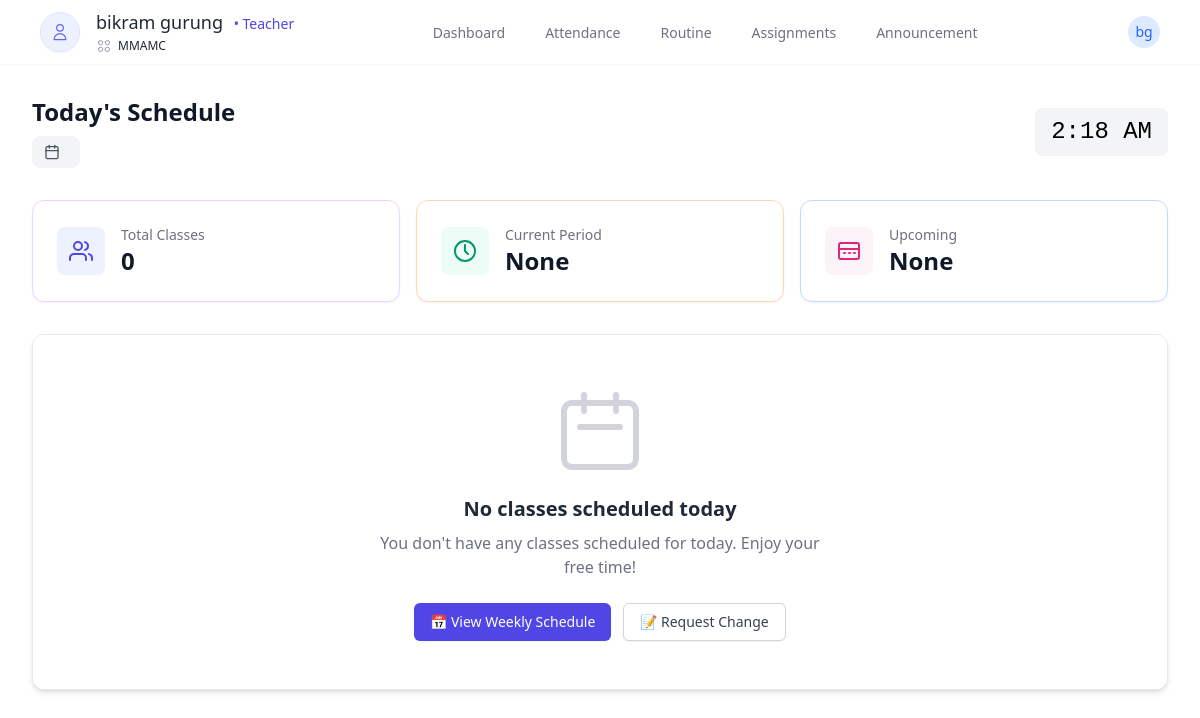
The page /routine/ (signed in) on the database as committed earlier.
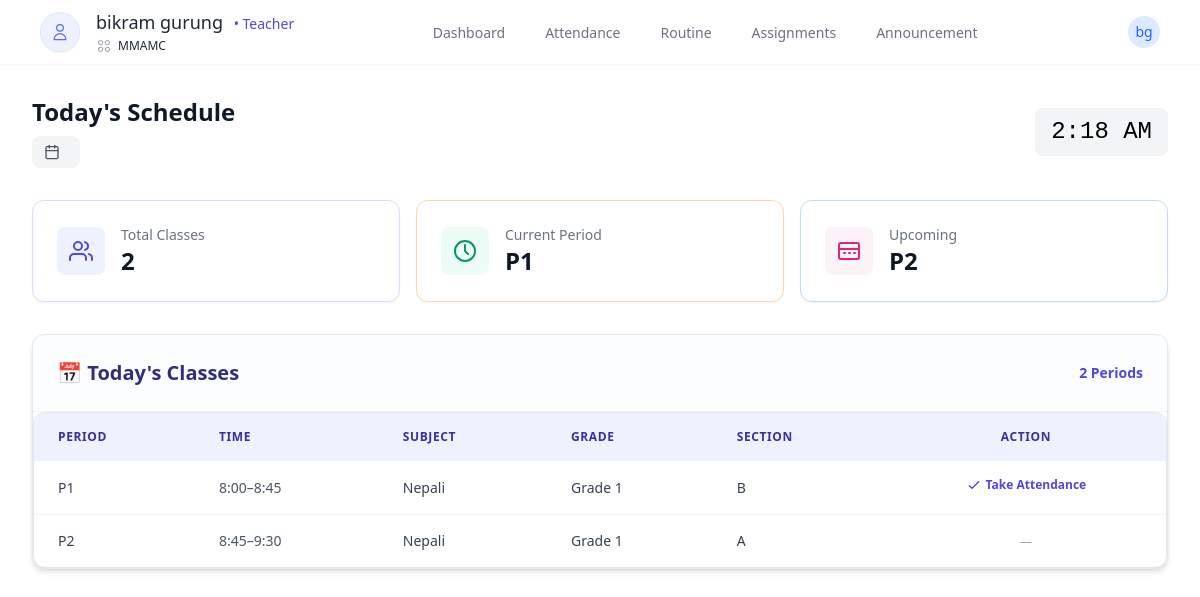
The same page on the database as committed later.
### school/models.py (models this page shows, shortened)
class Routine(models.Model):
    DAY_CHOICES = [
        ("Sunday", "Sunday"),
        ("Monday", "Monday"),
        ("Tuesday", "Tuesday"),
        ("Wednesday", "Wednesday"),
        ("Thursday", "Thursday"),
        ("Friday", "Friday"),
    ]
    day = models.CharField(max_length=10, choices=DAY_CHOICES)
    period_number = models.PositiveIntegerField()
    subject = models.ForeignKey(Subjects, on_delete=models.CASCADE)
    teacher = models.ForeignKey(TeacherProfile, on_delete=models.CASCADE)
    grade = models.ForeignKey(Grade, on_delete=models.CASCADE)
    section = models.ForeignKey(Section, on_delete=models.CASCADE)
    school = models.ForeignKey(School, on_delete=models.CASCADE)
    class Meta:
        unique_together = ['day', 'period_number', 'grade', 'section', 'school']

class Subjects(models.Model):
    name = models.CharField(max_length=50)
    school = models.ForeignKey(School, on_delete=models.CASCADE, related_name='subjects')
    grade = models.ForeignKey(Grade, on_delete=models.CASCADE, related_name='subjects', null=True, blank=True)

class Grade(models.Model):
    school = models.ForeignKey(School, on_delete=models.CASCADE)
    grade_number = models.PositiveIntegerField(blank=True, null=True)
    name = models.CharField(max_length=20, blank=True, null=True)
    class Meta:
        unique_together = ('school', 'name', 'grade_number')

class Section(models.Model):
    school = models.ForeignKey(School, on_delete=models.CASCADE)
    grade = models.ForeignKey(Grade, on_delete=models.CASCADE, related_name='sections', null=True, blank=True)
    name = models.CharField(max_length=10)
    class Meta:
        unique_together = ('grade', 'name',)

### dashboard/views.py (the view)
# urls.py: path('routine/', teacher_routine_view, name='teacher_routine'),
def teacher_routine_view(request):
    if request.user.is_teacher:
        teacher_profile = get_object_or_404(TeacherProfile, user=request.user)
        today = datetime.today().strftime('%A')
        routines = Routine.objects.filter(
            teacher=teacher_profile,
            day=today
        ).order_by('period_number')
        return render(request, 'dashboard/teachers/teacher_routine.html', {
            'routines': routines,
            'today': today,
        })
    else:
        return render(request, 'not_authorized.html')

### dashboard/templatetags/custom_tags.py (called while the page is built)
@register.filter
def short_school_name(value):
    words = value.split()
    if len(words) >= 4:
        return f"{words[0]} {words[1]} {words[-1]}"
    return value

### dashboard/templates/dashboard/teachers/teacher_routine.html (shortened to what the changed rows need)
{% extends "dashboard/base.html" %}
{% block content %}
<div class="max-w-7xl mx-auto px-4 sm:px-6 lg:px-8 py-8">
  <div class="flex flex-col md:flex-row justify-between items-start md:items-center gap-4 mb-8">
    <div>
      <h1 class="text-2xl font-bold text-gray-900">Today's Schedule</h1>
    </div>
  </div>
  <div class="grid grid-cols-1 sm:grid-cols-2 lg:grid-cols-3 gap-4 mb-8">
    <div class="bg-white p-6 rounded-xl shadow-sm border border-purple-200 hover:shadow-md transition-shadow duration-200">
      <div class="flex items-center gap-4">
        <div>
          <p class="text-sm font-medium text-gray-500">Total Classes</p>
          <p class="text-2xl font-semibold text-gray-900">{{ routines|length }}</p>
        </div>
      </div>
    </div>
    <div class="bg-white p-6 rounded-xl shadow-sm border border-orange-200 hover:shadow-md transition-shadow duration-200">
      <div class="flex items-center gap-4">
        <div>
          <p class="text-sm font-medium text-gray-500">Current Period</p>
          <p class="text-2xl font-semibold text-gray-900">{% if routines %}P{{ routines.0.period_number }}{% else %}None{% endif %}</p>
        </div>
      </div>
    </div>
    <div class="bg-white p-6 rounded-xl shadow-sm border border-blue-200 hover:shadow-md transition-shadow duration-200">
      <div class="flex items-center gap-4">
        <div>
          <p class="text-sm font-medium text-gray-500">Upcoming</p>
          <p class="text-2xl font-semibold text-gray-900">{% if routines|length > 1 %}P{{ routines.1.period_number }}{% else %}None{% endif %}</p>
        </div>
      </div>
    </div>
  </div>
  <div class="bg-white rounded-xl shadow-md overflow-hidden border border-gray-200">
      {% if routines %}
      <div class="p-6 border-b border-gray-100 bg-indigo-50/20">
        <div class="flex justify-between items-center">
          <h2 class="text-xl font-bold text-indigo-900">📅 Today's Classes</h2>
          <span class="text-sm font-semibold text-indigo-600">{{ routines|length }} Period{{ routines|pluralize }}</span>
        </div>
      </div>
      <div class="overflow-x-auto rounded-xl shadow border border-gray-200 bg-white">
  <table class="min-w-full text-sm text-gray-700">
    <thead class="bg-indigo-50 text-indigo-800 text-left text-xs uppercase tracking-wider">
      <tr>
        <th class="px-6 py-4 font-semibold">Period</th>
        <th class="px-6 py-4 font-semibold">Time</th>
        <th class="px-6 py-4 font-semibold">Subject</th>
        <th class="px-6 py-4 font-semibold">Grade</th>
        <th class="px-6 py-4 font-semibold">Section</th>
        <th class="px-6 py-4 font-semibold text-center">Action</th>
      </tr>
    </thead>
    <tbody class="divide-y divide-gray-100">
      {% for r in routines %}
      <tr class="hover:bg-indigo-50/30 transition">
        <td class="px-6 py-4 font-medium">P{{ r.period_number }}</td>
        <td class="px-6 py-4 text-gray-600">
          {% cycle '8:00–8:45' '8:45–9:30' '9:30–10:15' '10:30–11:15' '11:15–12:00' '12:00–12:45' %}
        </td>
        <td class="px-6 py-4">{{ r.subject.name }}</td>
        <td class="px-6 py-4">Grade {{ r.grade.grade_number }}</td>
        <td class="px-6 py-4">{{ r.section.name }}</td>
        <td class="px-6 py-4 text-center">
          {% if forloop.first %}
          <a href="{% url 'attendance' %}"
             class="inline-flex items-center gap-1 text-xs font-semibold text-indigo-600 hover:text-indigo-800 hover:underline transition">
            <svg xmlns="http://www.w3.org/2000/svg" class="h-4 w-4" fill="none"
              viewBox="0 0 24 24" stroke="currentColor" stroke-width="2">
              <path stroke-linecap="round" stroke-linejoin="round"
                d="M5 13l4 4L19 7" />
            </svg>
            Take Attendance
          </a>
          {% else %}
          <span class="text-gray-400 text-xs">—</span>
          {% endif %}
        </td>
      </tr>
      {% endfor %}
    </tbody>
  </table>
</div>
      {% else %}
      <div class="p-12 text-center bg-white">
        <div class="mx-auto h-24 w-24 text-gray-300 animate-bounce">
          <svg xmlns="http://www.w3.org/2000/svg" class="h-full w-full" fill="none" viewBox="0 0 24 24" stroke="currentColor">
            <path stroke-linecap="round" stroke-linejoin="round" stroke-width="1.5" d="M8 7V3m8 4V3m-9 8h10M5 21h14a2 2 0 002-2V7a2 2 0 00-2-2H5a2 2 0 00-2 2v12a2 2 0 002 2z" />
          </svg>
        </div>
        <h3 class="mt-4 text-xl font-semibold text-gray-800">No classes scheduled today</h3>
        <p class="mt-2 text-gray-500 max-w-md mx-auto">You don't have any classes scheduled for today. Enjoy your free time!</p>
        <div class="mt-6 flex justify-center gap-3">
          <button class="inline-flex items-center gap-2 px-4 py-2 rounded-md shadow-sm text-sm font-medium text-white bg-indigo-600 hover:bg-indigo-700 focus:ring-2 ring-offset-2 ring-indigo-500">
            📅 View Weekly Schedule
          </button>
          <button class="inline-flex items-center gap-2 px-4 py-2 rounded-md shadow-sm text-sm font-medium text-gray-700 bg-white border border-gray-300 hover:bg-gray-50 focus:ring-2 ring-offset-2 ring-indigo-500">
            📝 Request Change
          </button>
        </div>
      </div>
      {% endif %}
    </div>
  </div>
{% endblock %}

Rows that differ between the two databases and show on the page:
added Routine: period_number "1", subject.name "Nepali", grade.grade_number "1", section.name "B", shows "Take Attendance"
added Routine: period_number "2", subject.name "Nepali", grade.grade_number "1", section.name "A"
Other text that changed with them:
{{ routines|length }}: "0" → "2"
{{ routines|length }}: (not shown) → "2"
text no longer shown: "None None No classes scheduled today You don't have any classes scheduled for today. Enjoy your free time! 📅 View Weekly Schedule 📝 Request Change"
text now shown: "P P 📅 Today's Classes Period PERIOD TIME SUBJECT GRADE SECTION ACTION"
